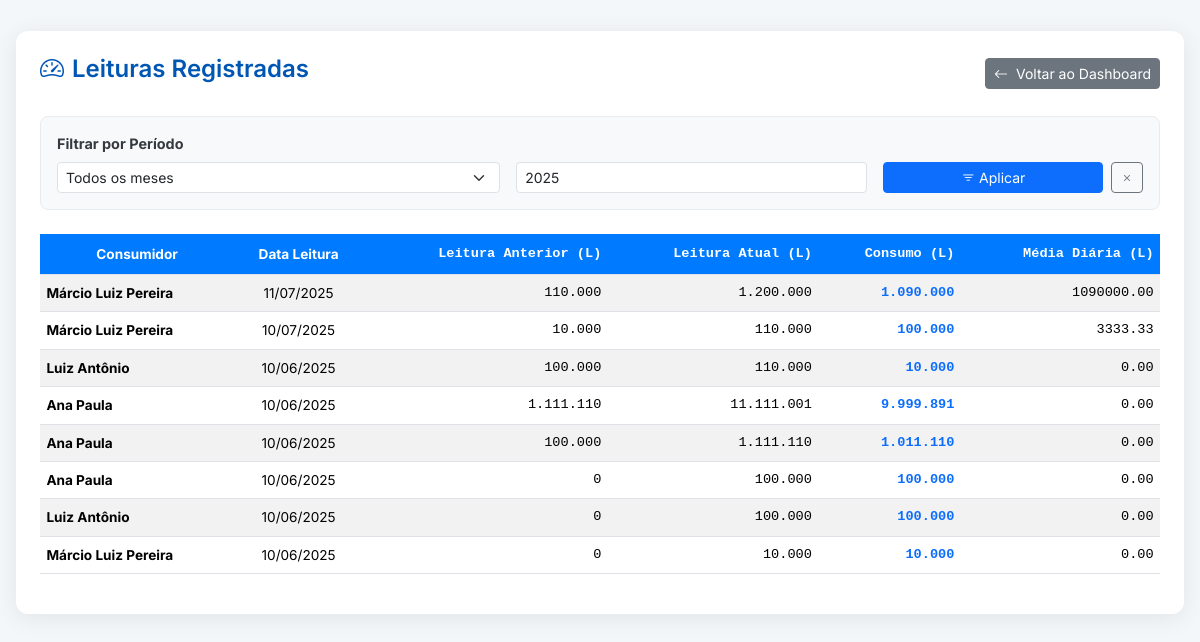
/leituras (signed in), run on an earlier commit of the app's database.
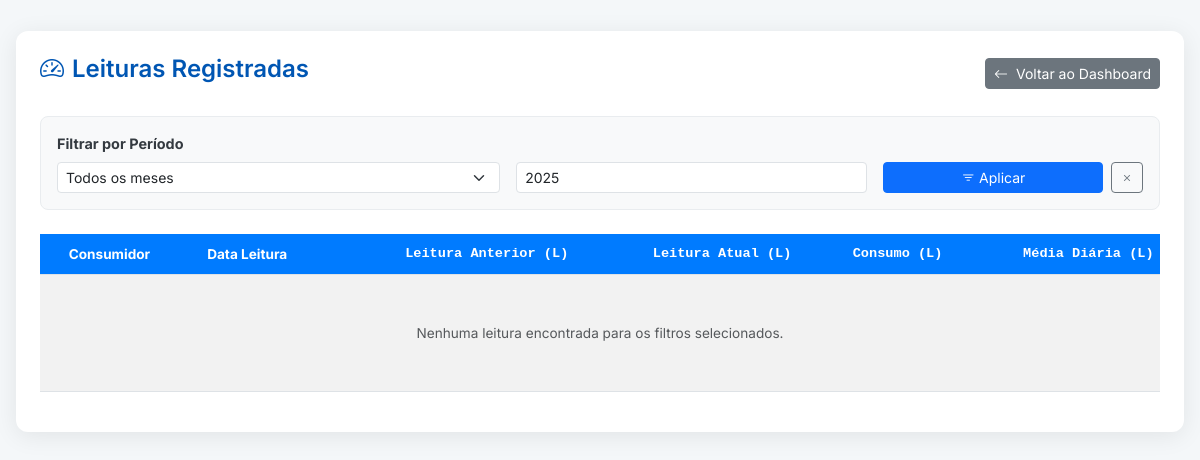
And on a later commit of the database.
### tables this page shows
CREATE TABLE leituras (
    id INTEGER PRIMARY KEY AUTOINCREMENT,
    consumidor_id INTEGER NOT NULL,
    leitura_anterior REAL,
    leitura_atual REAL NOT NULL,
    data_leitura_anterior DATE,
    data_leitura_atual DATE NOT NULL,
    qtd_dias_utilizados INTEGER,
    litros_consumidos REAL,
    media_por_dia REAL,
    valor_original REAL NOT NULL,
    taxa_minima_aplicada TEXT,
    valor_taxa_minima REAL,
    vencimento DATE,
    foto_hidrometro TEXT,
    FOREIGN KEY (consumidor_id) REFERENCES consumidores (id)
);

CREATE TABLE consumidores (
    id INTEGER PRIMARY KEY AUTOINCREMENT,
    nome TEXT NOT NULL,
    cpf TEXT UNIQUE,
    rg TEXT,
    endereco TEXT NOT NULL,
    telefone TEXT,
    hidrometro_num TEXT UNIQUE NOT NULL
);

### app.py (the view)
@app.route('/leituras')
@login_required
def listar_leituras():
    try:
        db = get_db()
        page = request.args.get('page', 1, type=int)
        mes_filtro = request.args.get('mes', '')
        ano_filtro = request.args.get('ano', '')
        PER_PAGE = 20 # Leituras por página
        offset = (page - 1) * PER_PAGE
        base_query = """
            FROM leituras l
            JOIN consumidores c ON l.consumidor_id = c.id
        """
        count_query = "SELECT COUNT(l.id) " + base_query
        data_query = """
            SELECT
                l.*,
                c.nome as nome_consumidor,
                (l.leitura_atual - l.leitura_anterior) AS litros_consumidos,
                CASE
                    WHEN (JULIANDAY(l.data_leitura_atual) - JULIANDAY(l.data_leitura_anterior)) > 0
                    THEN CAST(l.leitura_atual - l.leitura_anterior AS REAL) / (JULIANDAY(l.data_leitura_atual) - JULIANDAY(l.data_leitura_anterior))
                    ELSE 0
                END AS media_por_dia
        """ + base_query
        conditions = []
        params = {}
        if mes_filtro:
            conditions.append("strftime('%m', l.data_leitura_atual) = :mes")
            params['mes'] = mes_filtro.zfill(2)
        if ano_filtro:
            conditions.append("strftime('%Y', l.data_leitura_atual) = :ano")
            params['ano'] = ano_filtro
        if conditions:
            where_clause = " WHERE " + " AND ".join(conditions)
            count_query += where_clause
            data_query += where_clause
        data_query += " ORDER BY l.data_leitura_atual DESC, l.id DESC LIMIT :limit OFFSET :offset"
        params['limit'] = PER_PAGE
        params['offset'] = offset
        total_items = db.execute(count_query, {k: v for k, v in params.items() if k not in ['limit', 'offset']}).fetchone()[0]
        leituras = db.execute(data_query, params).fetchall()
        total_pages = math.ceil(total_items / PER_PAGE) if total_items > 0 else 1
        pagination = {
            "page": page,
            "total_pages": total_pages,
            "has_prev": page > 1,
            "has_next": page < total_pages
        }
        return render_template(
            'listar_leituras.html',
            leituras=leituras,
            pagination=pagination,
            mes_filtro=mes_filtro,
            ano_filtro=ano_filtro,
            ano_atual=datetime.now().year
        )
    except Exception as e:
        app.logger.error(f"Erro ao listar leituras: {e}", exc_info=True)
        flash("Ocorreu um erro ao carregar o relatório de leituras.", "danger")
        return redirect(url_for('dashboard'))

### app.py (called while the page is built)
def get_db():
    if 'db' not in g:
        g.db = sqlite3.connect(DATABASE)
        g.db.row_factory = sqlite3.Row
    return g.db

def login_required(f):
    @wraps(f)
    def decorated_function(*args, **kwargs):
        if 'usuario' not in session:
            flash('Você precisa estar logado para acessar esta página.', 'warning')
            return redirect(url_for('login'))
        return f(*args, **kwargs)
    return decorated_function

### templates/listar_leituras.html (shortened to what the changed rows need)
<!DOCTYPE html>
<html lang="pt-BR">
<head>
    <link href="https://cdn.jsdelivr.net/npm/bootstrap@5.3.3/dist/css/bootstrap.min.css" rel="stylesheet" />
    <link href="https://cdn.jsdelivr.net/npm/bootstrap-icons@1.11.3/font/bootstrap-icons.min.css" rel="stylesheet">
</head>
<body>
    <div class="container-fluid">
        <div class="main-card">
            <div class="table-responsive">
                <table class="table table-striped table-hover align-middle">
                    <thead>
                        <tr>
                            <th>Consumidor</th>
                            <th>Data Leitura</th>
                            <th class="text-numeric">Leitura Anterior (L)</th>
                            <th class="text-numeric">Leitura Atual (L)</th>
                            <th class="text-numeric">Consumo (L)</th>
                            <th class="text-numeric">Média Diária (L)</th>
                        </tr>
                    </thead>
                    <tbody>
                        {% for l in leituras %}
                        <tr>
                            <td class="text-start fw-bold">{{ l.nome_consumidor }}</td>
                            <td>
                                {% if l.data_leitura_atual %}
                                    {% set date_parts = l.data_leitura_atual.split('-') %}
                                    {{ date_parts[2] }}/{{ date_parts[1] }}/{{ date_parts[0] }}
                                {% else %}
                                    -
                                {% endif %}
                            </td>
                            <td class="text-numeric">{{ "{:,.0f}".format(l.leitura_anterior|float).replace(',', '.') if l.leitura_anterior is not none else '-' }}</td>
                            <td class="text-numeric">{{ "{:,.0f}".format(l.leitura_atual|float).replace(',', '.') if l.leitura_atual is not none else '-' }}</td>
                            <td class="text-numeric fw-bold text-primary">{{ "{:,.0f}".format(l.litros_consumidos|float).replace(',', '.') if l.litros_consumidos is not none else '-' }}</td>
                            <td class="text-numeric">{{ "%.2f"|format(l.media_por_dia|float) if l.media_por_dia is not none else '-' }}</td>
                        </tr>
                        {% else %}
                        <tr>
                           <td colspan="6" class="text-center p-5 text-muted">
                               Nenhuma leitura encontrada para os filtros selecionados.
                           </td>
                        </tr>
                        {% endfor %}
                    </tbody>
                </table>
            </div>
        </div>
    </div>
</body>
</html>

What changed in the data, as far as the page shows it:
removed leituras: nome_consumidor "Márcio Luiz Pereira", date_parts "11", date_parts "07", date_parts "2025", leitura_anterior "110.000", leitura_atual "1.200.000", litros_consumidos "1.090.000", media_por_dia "1090000.00"
removed leituras: nome_consumidor "Márcio Luiz Pereira", date_parts "10", date_parts "07", date_parts "2025", leitura_anterior "10.000", leitura_atual "110.000", litros_consumidos "100.000", media_por_dia "3333.33"
removed leituras: nome_consumidor "Luiz Antônio", date_parts "10", date_parts "06", date_parts "2025", leitura_anterior "100.000", leitura_atual "110.000", litros_consumidos "10.000", media_por_dia "0.00"
removed leituras: nome_consumidor "Ana Paula", date_parts "10", date_parts "06", date_parts "2025", leitura_anterior "1.111.110", leitura_atual "11.111.001", litros_consumidos "9.999.891", media_por_dia "0.00"
removed leituras: nome_consumidor "Ana Paula", date_parts "10", date_parts "06", date_parts "2025", leitura_anterior "100.000", leitura_atual "1.111.110", litros_consumidos "1.011.110", media_por_dia "0.00"
removed leituras: nome_consumidor "Ana Paula", date_parts "10", date_parts "06", date_parts "2025", leitura_anterior "0", leitura_atual "100.000", litros_consumidos "100.000", media_por_dia "0.00"
removed leituras: nome_consumidor "Luiz Antônio", date_parts "10", date_parts "06", date_parts "2025", leitura_anterior "0", leitura_atual "100.000", litros_consumidos "100.000", media_por_dia "0.00"
removed leituras: nome_consumidor "Márcio Luiz Pereira", date_parts "10", date_parts "06", date_parts "2025", leitura_anterior "0", leitura_atual "10.000", litros_consumidos "10.000", media_por_dia "0.00"
Also different on the page:
text now shown: "Nenhuma leitura encontrada para os filtros selecionados."
